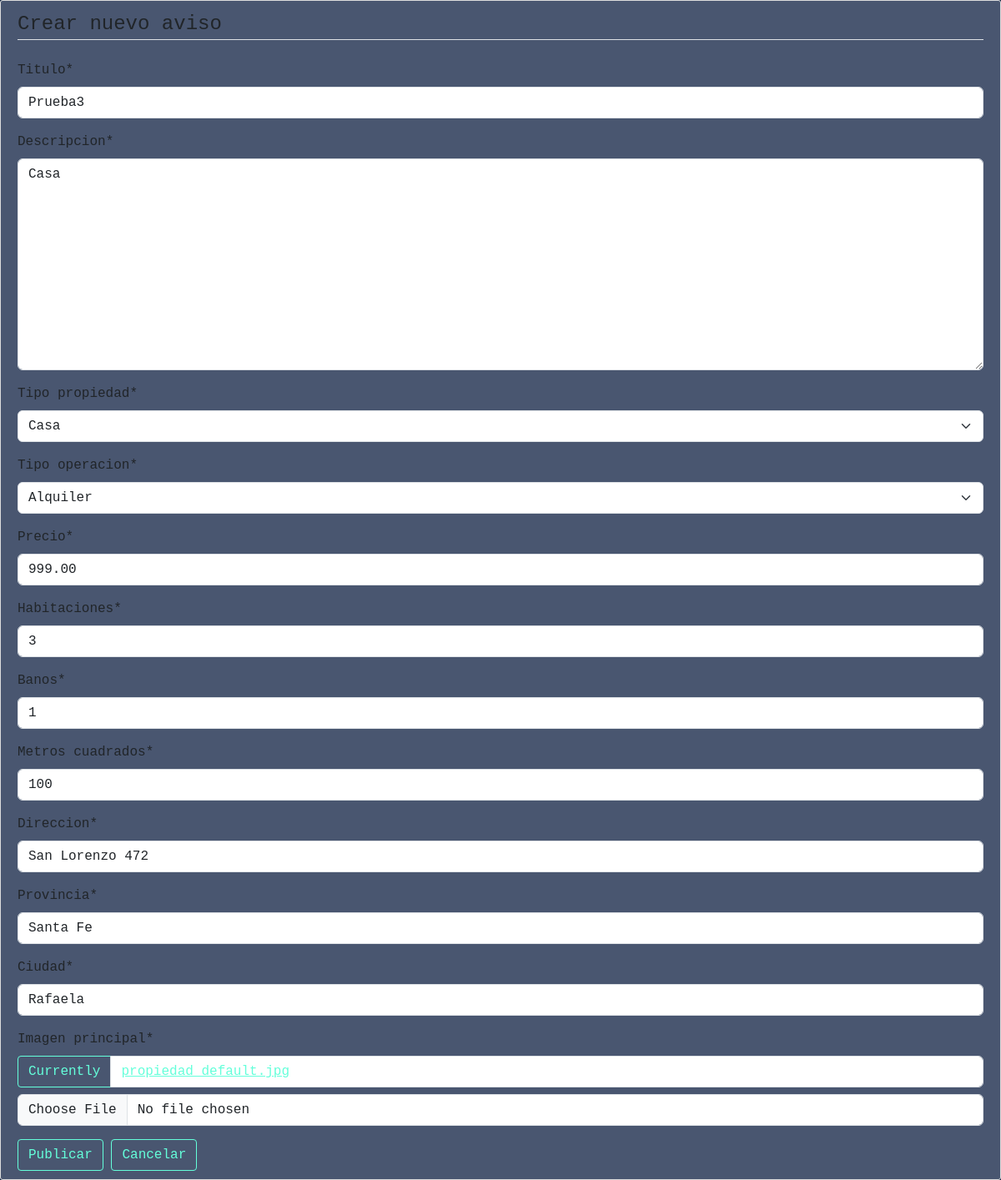
Screenshot of /propiedad/10/editar/ (signed in) with the database file from the repository.
### sitio/models.py (models this page shows, shortened)
class Publicacion(models.Model):
    TIPO_OPERACION = (
        ('venta', 'Venta'),
        ('alquiler', 'Alquiler'),
        ('temporada', 'Temporada')
    )
    TIPO_PROPIEDAD = (
        ('departamento','Departamento'),
        ('casa','Casa'),
        ('deposito','Deposito'),
        ('edificio','Edificio'),
        ('quinta','Quinta Vacacional')
    )
    titulo = models.CharField(max_length=200)
    descripcion = models.TextField()
    tipo_operacion = models.CharField(default='',max_length=10, choices=TIPO_OPERACION)
    tipo_propiedad = models.CharField(default='',max_length=20, choices=TIPO_PROPIEDAD)
    precio = models.DecimalField(default=0, max_digits=10, decimal_places=2)
    habitaciones = models.PositiveIntegerField(default=1)
    banos = models.PositiveIntegerField(default=1)
    metros_cuadrados = models.PositiveIntegerField(default=1)
    direccion = models.CharField(default='', max_length=200)
    provincia = models.CharField(default='', max_length=200)
    ciudad = models.CharField(default='', max_length=200)
    imagen_principal = models.ImageField(default='propiedad_default.jpg', upload_to='propiedades/')
    fecha_creacion = models.DateTimeField(default=timezone.now)
    fecha_actualizado = models.DateTimeField(auto_now=True)
    autor = models.ForeignKey(User, on_delete=models.CASCADE)

### sitio/views.py (the view, shortened to what this page needs)
# urls.py: path('propiedad/<int:pk>/editar/', PublicacionUpdateView.as_view(), name = 'post-update'),
class PublicacionUpdateView(LoginRequiredMixin, UserPassesTestMixin, UpdateView):
    model = Publicacion
    fields = ['titulo','descripcion','tipo_propiedad','tipo_operacion','precio','habitaciones','banos',
              'metros_cuadrados','direccion','provincia','ciudad','imagen_principal']
    def test_func(self):
        post = self.get_object()
        if self.request.user == post.autor:
            return True
        return False
    def get_context_data(self, **kwargs):
        context = super().get_context_data(**kwargs)
        context['post'] = self.get_object()
        return context

### sitio/templates/sitio/publicacion_form.html (shortened to what this page needs)
{% extends "base.html" %}
{% load crispy_forms_tags %}
{% block content %}
    <div class="content-section">
        <form method="POST">
            <fieldset class="form-group">
                <legend class="border-bottom mb-4">Crear nuevo aviso</legend>
                {{ form|crispy }}
            </fieldset>
            <div class="form-group">
                <button class="btn btn-outline-info" type="submit">Publicar</button>
                <a class="btn btn-outline-secondary" href="{% url 'post-detail' object.id %}">Cancelar</a>
            </div>
        </form>
    </div>
{% endblock content %}

### sitio/static/css/base.css (style rules this page uses)
* { font-family: var(--font-mono); }
body, html { margin: 0; padding: 0; height: 100%; background: #112240 !important; }
:root { --dark-navy: #020c1b; --navy: #0a192f; --light-navy: #112240; --lightest-navy: #233554; --navy-shadow: rgba(2, 12, 27, 0.7); --dark-slate: #495670; --slate: #8892b0; --light-slate: #a8b2d1; --lightest-slate: #ccd6f6; --white: #e6f1ff; --green: #64ffda; --green-tint: rgba(100, 255, 218, 0.1); --pink: #f57dff; --blue: #57cbff; --font-sans: "Calibre", "Inter", "San Francisco", "SF Pro Text", -apple-system, system-ui, sans-serif; --font-mono: "SF Mono", "Fira Code", "Fira Mono", "Roboto Mono", monospace; --transition: all 0.25s cubic-bezier(0.645, 0.045, 0.355, 1); }
.btn { background: transparent; color: #64ffda; transition: var(--transition); border: 1px solid #64ffda; border-radius: 4px; cursor: pointer; text-decoration: none; }
.content-section { background: #ffffff; padding: 10px 20px; border: 1px solid #dddddd; border-radius: 3px; margin-bottom: 20px; }
.input-group-text { background: transparent; color: var(--green) !important; border: 1px solid #64ffda; border-radius: 4px; }
.d-flex { color: var(--white); }
a { color: var(--green); }
.content-section { background: var(--dark-slate); padding: 10px 20px; border: 1px solid #dddddd; border-radius: 3px; margin-bottom: 20px; }

### rows the page displays
Publicacion: titulo "Prueba3", descripcion "Casa", tipo_propiedad "Casa", tipo_operacion "Alquiler", precio "999.00", habitaciones "3", banos "1", metros_cuadrados "100", direccion "San Lorenzo 472", provincia "Santa Fe", ciudad "Rafaela"
